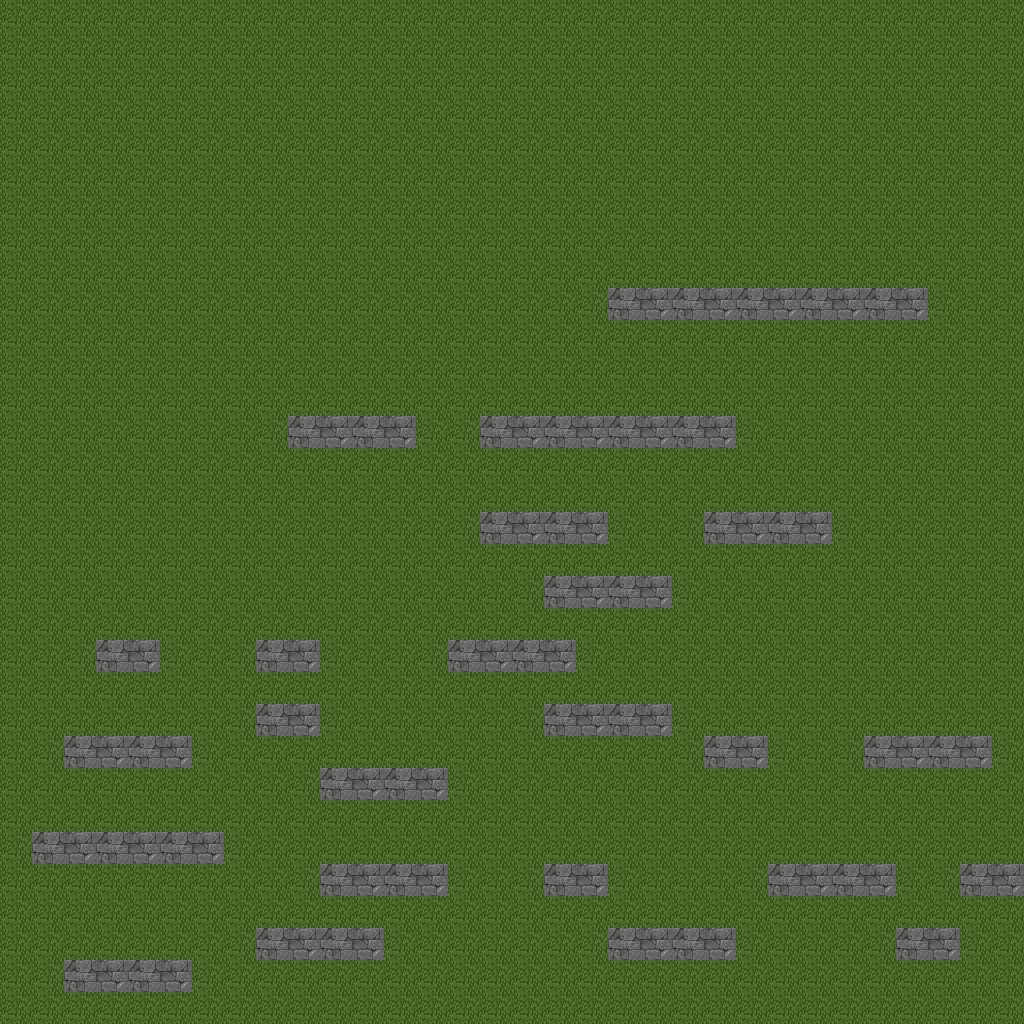

Rendered tile map (Tiled .tmx) drawn with the repository's tilesets; below, a short description and the map source with its tile grids summarised:
An orthogonal 32x32 tile map with 32x32 px tiles, 1 tile layer (Tile Layer 1).

<map version="1.0" orientation="orthogonal" width="32" height="32" tilewidth="32" tileheight="32">
 <tileset firstgid="1" name="tileset" tilewidth="32" tileheight="32">
  <image source="image.axd.png" trans="ff00ff" width="512" height="512" />
 </tileset>
 <layer name="Tile Layer 1" width="32" height="32">
  <data>[1024 cells, 1024 non-empty, 3 distinct tile ids]</data>
 </layer>
</map>
